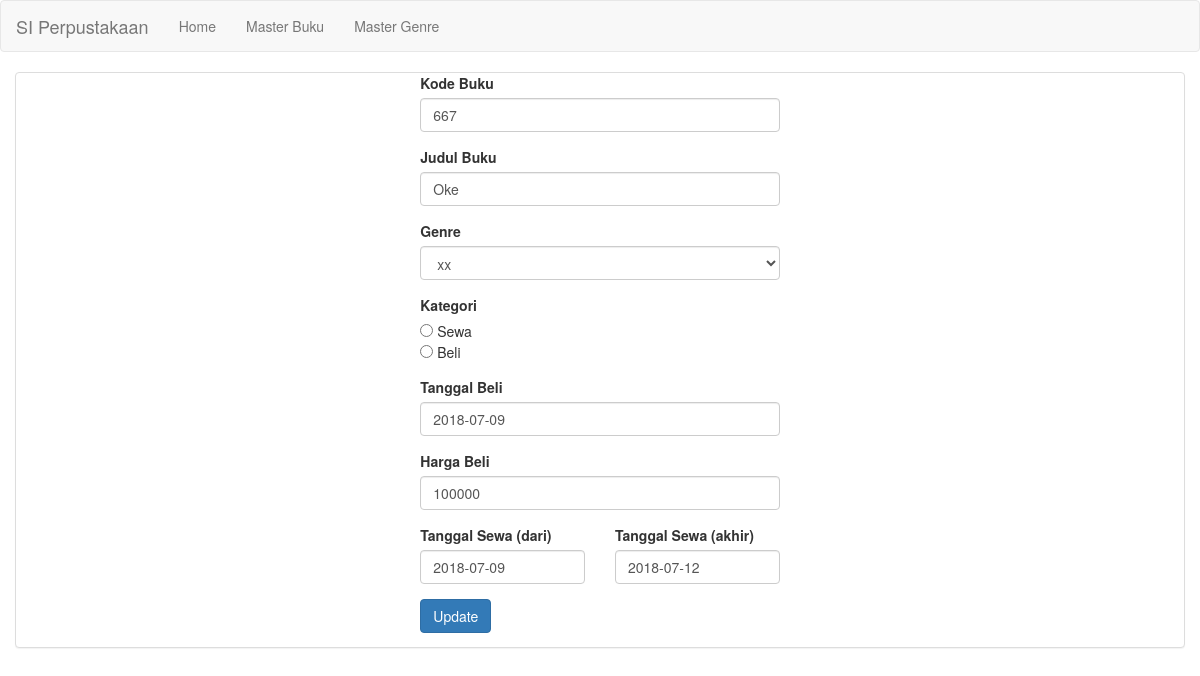
Page /editbuku.php?id=10 on the committed database.
### tables this page shows
CREATE TABLE `mbuku`  (
  `id` int(11) NOT NULL AUTO_INCREMENT,
  `datei` timestamp(0) NULL DEFAULT CURRENT_TIMESTAMP,
  `dateu` timestamp(0) NULL DEFAULT NULL,
  `useri` varchar(50) NULL DEFAULT NULL,
  `useru` varchar(50) NULL DEFAULT NULL,
  `kode` varchar(255) NULL DEFAULT NULL,
  `judul` text NULL,
  `ref_genre` varchar(50) NULL DEFAULT NULL,
  `ktg` varchar(25) NULL DEFAULT NULL,
  `tglbeli` date NULL DEFAULT NULL,
  `hrgbeli` float(255, 0) NULL DEFAULT NULL,
  `tsawal` date NULL DEFAULT NULL,
  `tsakhir` date NULL DEFAULT NULL,
  `ket` text NULL,
  PRIMARY KEY (`id`) USING BTREE
);

CREATE TABLE `mgenre`  (
  `id` int(11) NOT NULL AUTO_INCREMENT,
  `datei` timestamp(0) NULL DEFAULT NULL,
  `dateu` timestamp(0) NULL DEFAULT NULL,
  `useri` varchar(50) NULL DEFAULT NULL,
  `useru` varchar(50) NULL DEFAULT NULL,
  `kode` varchar(255) NULL DEFAULT NULL,
  `nama` text NULL,
  `ket` text NULL,
  PRIMARY KEY (`id`) USING BTREE,
  UNIQUE INDEX `id`(`id`) USING BTREE
);

### editbuku.php (the view, shortened to what this page needs)
<?php
$id = $_GET['id'];
include_once("config.php");
include_once("template.php");
$result = mysqli_query($mysqli, "SELECT
  mbuku.*,
  mgenre.nama namagenre
FROM
  mbuku
  LEFT OUTER JOIN mgenre ON mgenre.id = mbuku.ref_genre  WHERE mbuku.id=$id");
while($data = mysqli_fetch_array($result))
{
	$kode 	= $data['kode'];
	$judul 	= $data['judul'];
	$ref_genre 	= $data['ref_genre'];
	$namagenre 	= $data['namagenre'];
	$tglbeli = $data['tglbeli'];
	$hrgbeli = $data['hrgbeli'];
	$tsawal = $data['tsawal'];
	$tsakhir = $data['tsakhir'];
}
?>
<div class="container panel panel-default">
<div class="row">
<div class="col-md-4"></div>
<div class="col-md-4">
	<form action="editbukuproses.php" method="POST" name="formsubmit">
		<div class="form-group">
			<label>Kode Buku</label>
			<input class="form-control" id="kode" name="kode" value="<?php echo $kode; ?>"></input>
		</div>
		<div class="form-group">
			<label>Judul Buku</label>
			<input class="form-control" id="judul" name="judul" value="<?php echo $judul; ?>"></input>
		</div>
		<div class="form-group">
		<label> Genre</label>
			<select class="form-control" id="ref_genre" name="ref_genre">
				<option value="<?php echo $ref_genre; ?>"><?php echo $namagenre; ?> </option>
			</select>
		</div>
		<div class="form-group">
		<label>Kategori</label><br>
			<input type="radio" name="ktg" class="sewa" value="Sewa"> Sewa<br>
  			<input type="radio" name="ktg" class="beli" value="Beli"> Beli<br>
		</div>
		<div class="form-group">
			<label>Tanggal Beli</label>
			<input class="form-control tgl" id="tglbeli" name="tglbeli" value="<?php echo $tglbeli; ?>"></input>
		</div>
		<div class="form-group">
			<label>Harga Beli</label>
			<input class="form-control" id="hrgbeli" name="hrgbeli" value="<?php echo $hrgbeli; ?>"></input>
		</div>
		<div class="row">
			<div class="col-md-6">
			<div class="form-group">
			<label>Tanggal Sewa (dari)</label>
			<input class="form-control tgl" id="tsawal" name="tsawal" value="<?php echo $tsawal; ?>"></input>
			</div>
			</div>
			<div class="col-md-6">
			<div class="form-group">
			<label>Tanggal Sewa (akhir)</label>
			<input class="form-control tgl" id="tsakhir" name="tsakhir" value="<?php echo $tsakhir; ?>"></input>
			</div>
			</div>
		</div>
		<input type="submit" class="btn btn-primary" name="Update" value="Update">
	</form>
	</div>
</div>
</div>

### rows in the picture
mbuku: kode "667", judul "Oke", ref_genre "xx", tglbeli "2018-07-09", hrgbeli "100000", tsawal "2018-07-09", tsakhir "2018-07-12"
